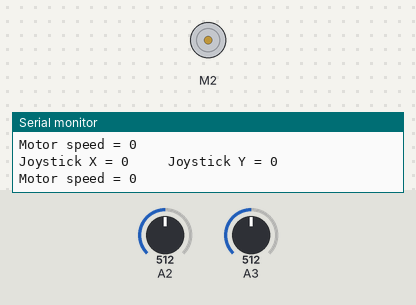
The sketch below on a simulated Arduino Uno, built with avr-gcc and run on an emulated ATmega328P. Parts: DC motor (green arrow = forward, orange = backward, longer = faster), the last lines printed to the serial monitor. Inputs (shaded band) come from the test bench; at power-on: A3 = 512, A2 = 512.

Above: at 1.4 s.
1.5 s: A3 set to 537
At 2.2 s:
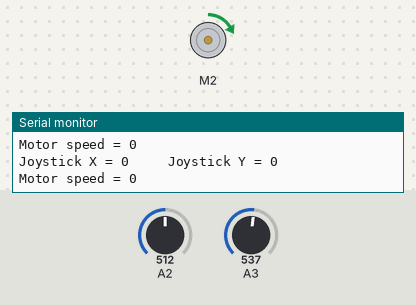
4.7 s: A3 set to 716
7.9 s: A3 set to 900
At 7.9 s:
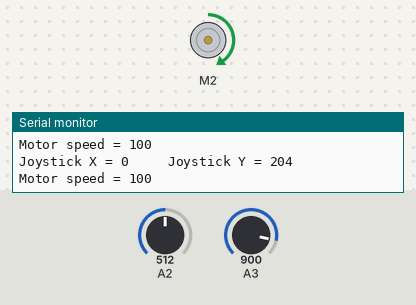
11.1 s: A3 set to 1023
14.3 s: A3 set to 306
17.5 s: A3 set to 122
At 17.5 s:
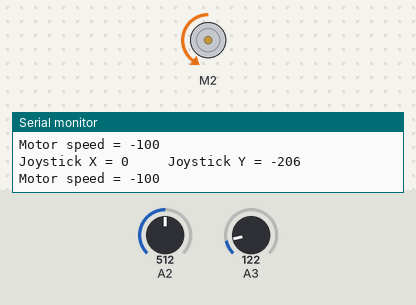
Timing chart, 0 to 21.7 s (numbered marks = the images above; inputs shaded):
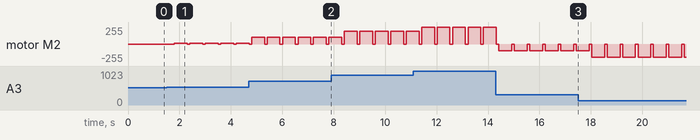

The sketch:

Joystick_test.ino
```cpp
#include "MeOrion.h"

MeJoystick joystick(PORT_8);
MeDCMotor motor1(M2);

int x = 0;
int y = 0;
int s = 0;

void setup() {
  Serial.begin(9600);

}

void loop() {
  x = joystick.readX();
  y = joystick.readY();
  s = ((y/10)*2)*2.5;

  motor1.run(s);
  delay(500);

  Serial.print("Joystick X = ");
  Serial.print(x);
  Serial.print("\t\t Joystick Y = ");
  Serial.println(y);
  Serial.print("Motor speed = ");
  Serial.println(s);
  motor1.stop();
  delay(100);

}
```

Measured:
- the behaviour switches between 521 and 522 on A3 (found by bisection; images 0 and 1)
- after the input at 1.5 s, motor M2: alternates forward 10/255 for 0.50 s and stopped for 0.10 s, starting after 0.30 s
